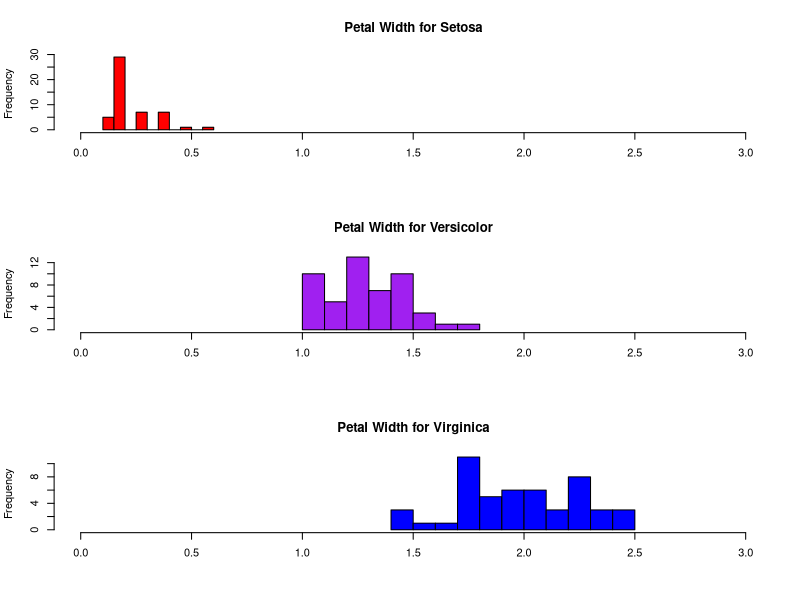

Source code (R):
#Program generates histograms of petal widths of
#different iris species. par(mfrow = c(3, 1)) allows
#multiple plots in same window

library(datasets)

par(mfrow = c(3, 1))

hist(iris$Petal.Width [iris$Species == 'setosa'],
     xlim   = c(0,3),
     breaks = 9,
     main   = 'Petal Width for Setosa',
     xlab   = '',
     col    = 'red')

hist(iris$Petal.Width [iris$Species == 'versicolor'],
     xlim = c(0,3),
     breaks = 9,
     main = 'Petal Width for Versicolor',
     xlab = '',
     col = 'purple')

hist(iris$Petal.Width [iris$Species == 'virginica'],
     xlim = c(0,3),
     breaks = 9,
     main = 'Petal Width for Virginica',
     xlab = '',
     col = 'blue')
